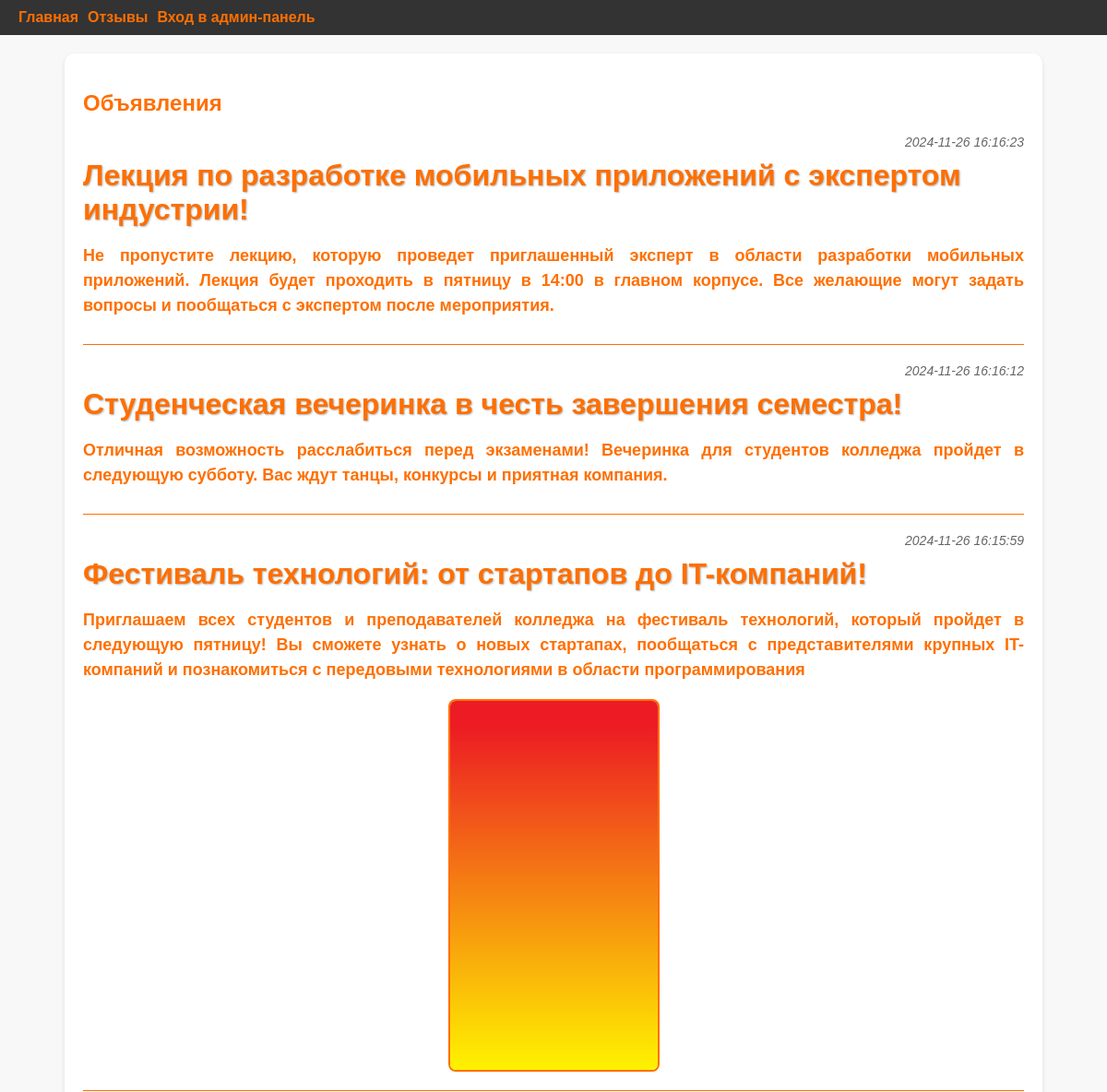
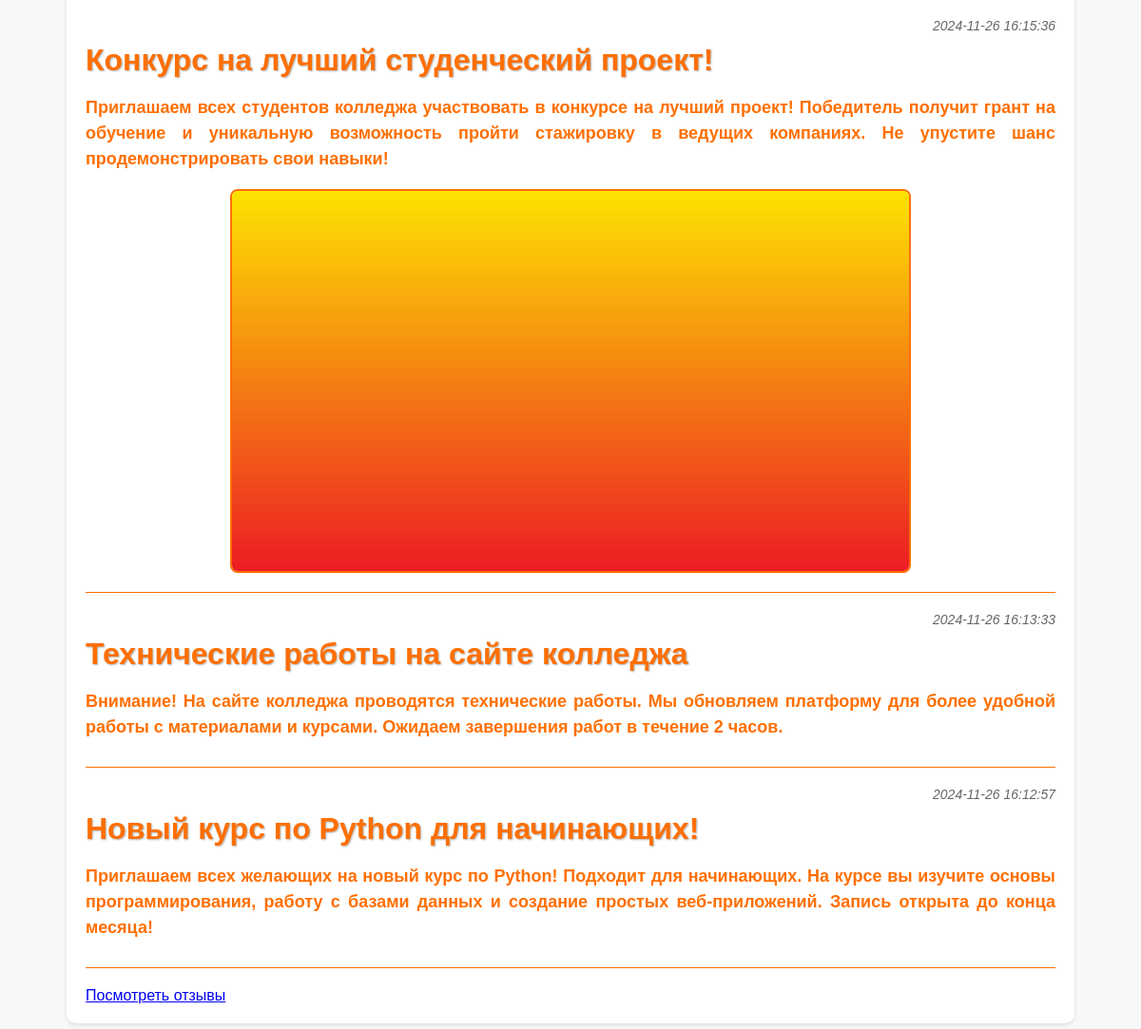
The page / on the database its author committed (2 pictures, top to bottom).
### tables this page shows
CREATE TABLE announcements (
                        id INTEGER PRIMARY KEY AUTOINCREMENT,
                        title TEXT NOT NULL,  -- Добавляем поле для названия
                        content TEXT NOT NULL,
                        timestamp DATETIME DEFAULT CURRENT_TIMESTAMP,
                        image_path TEXT
                    );

### app/routes.py (the view)
@main.route('/')
def index():
    conn = get_db_connection()
    announcements = conn.execute('SELECT * FROM announcements ORDER BY timestamp DESC').fetchall()
    conn.close()
    return render_template('index.html', announcements=announcements)

### app/routes.py (called while the page is built)
def get_db_connection():
    conn = sqlite3.connect(DATABASE)
    conn.row_factory = sqlite3.Row
    return conn

### app/templates/index.html (shortened to what this page needs)
{% extends "base.html" %}
{% block content %}
<h2>Объявления</h2>
<ul class="announcements-list">
    {% for announcement in announcements %}
        <li>
            <span class="announcement-date">{{ announcement['timestamp'] }}</span>
            <h3 class="announcement-title">{{ announcement['title'] }}</h3>
            <p class="announcement-text">{{ announcement['content'] }}</p>
            {% if announcement['image_path'] %}
                <img src="{{ url_for('static', filename='images/' + announcement['image_path']) }}" class="announcement-img" alt="Image" />
            {% endif %}
        </li>
    {% endfor %}
</ul>
<a href="{{ url_for('main.reviews') }}">Посмотреть отзывы</a>
{% endblock %}

### app/templates/base.html (shortened to what this page needs)
<!DOCTYPE html>
<html lang="ru">
<head>
    <link rel="stylesheet" href="{{ url_for('static', filename='css/style.css') }}">
</head>
<body>
    <header>
        <nav>
            <a href="{{ url_for('main.index') }}">Главная</a>
            <a href="{{ url_for('main.reviews') }}">Отзывы</a>
            <a href="{{ url_for('main.admin_login') }}">Вход в админ-панель</a>
        </nav>
    </header>
    <main>
        {% block content %}
        {% endblock %}
    </main>
</body>
</html>

### app/static/css/style.css (style rules this page uses)
body { font-family: 'Arial', sans-serif; background-color: #f8f8f8; color: #333; margin: 0; padding: 0; }
header { background-color: #333; color: white; padding: 10px 20px; display: flex; flex-wrap: wrap; justify-content: space-between; align-items: center; }
header nav { display: flex; flex-wrap: wrap; gap: 10px; }
header nav a { color: #ff6f00; text-decoration: none; font-weight: bold; }
main { width: auto; max-width: 85%; margin: 20px auto; padding: 20px; background-color: white; border-radius: 10px; box-shadow: 0 2px 5px rgba(0, 0, 0, 0.1); }
h1, h2, h3 { color: #ff6f00; margin-bottom: 20px; }
ul { list-style: none; padding: 0; }
li { margin-bottom: 20px; border-bottom: 1px solid #ff6f00; padding-bottom: 10px; }
.announcement-text { color: #ff6f00; font-size: 18px; font-weight: bold; line-height: 1.5; text-align: justify; }
.announcement-date { font-size: 14px; color: #666; font-style: italic; text-align: right; display: block; margin-bottom: 10px; }
.announcement-img { max-width: 100%; max-height: 400px; margin: 10px auto; display: block; border: 2px solid #ff6f00; border-radius: 8px; }
.announcement-title { font-size: 2rem; font-weight: bold; color: #ff6f00; margin: 10px 0; text-shadow: 1px 1px 2px rgba(0, 0, 0, 0.3); }

### rows shown on the page
announcements: timestamp "2024-11-26 16:16:23", title "Лекция по разработке мобильных приложений с экспертом индустрии!", content "Не пропустите лекцию, которую проведет приглашенный эксперт в области разработки мобильных приложений. Лекция будет проходить в пятницу в 14:00 в главном корпусе. Все желающие могут задать вопросы и пообщаться с экспертом после мероприятия."
announcements: timestamp "2024-11-26 16:16:12", title "Студенческая вечеринка в честь завершения семестра!", content "Отличная возможность расслабиться перед экзаменами! Вечеринка для студентов колледжа пройдет в следующую субботу. Вас ждут танцы, конкурсы и приятная компания."
announcements: timestamp "2024-11-26 16:15:59", title "Фестиваль технологий: от стартапов до IT-компаний!", content "Приглашаем всех студентов и преподавателей колледжа на фестиваль технологий, который пройдет в следующую пятницу! Вы сможете узнать о новых стартапах, пообщаться с представителями крупных IT-компаний и познакомиться с передовыми технологиями в области программирования", image_path (picture)
announcements: timestamp "2024-11-26 16:15:36", title "Конкурс на лучший студенческий проект!", content "Приглашаем всех студентов колледжа участвовать в конкурсе на лучший проект! Победитель получит грант на обучение и уникальную возможность пройти стажировку в ведущих компаниях. Не упустите шанс продемонстрировать свои навыки!", image_path (picture)
announcements: timestamp "2024-11-26 16:13:33", title "Технические работы на сайте колледжа", content "Внимание! На сайте колледжа проводятся технические работы. Мы обновляем платформу для более удобной работы с материалами и курсами. Ожидаем завершения работ в течение 2 часов."
announcements: timestamp "2024-11-26 16:12:57", title "Новый курс по Python для начинающих!", content "Приглашаем всех желающих на новый курс по Python! Подходит для начинающих. На курсе вы изучите основы программирования, работу с базами данных и создание простых веб-приложений. Запись открыта до конца месяца!"
